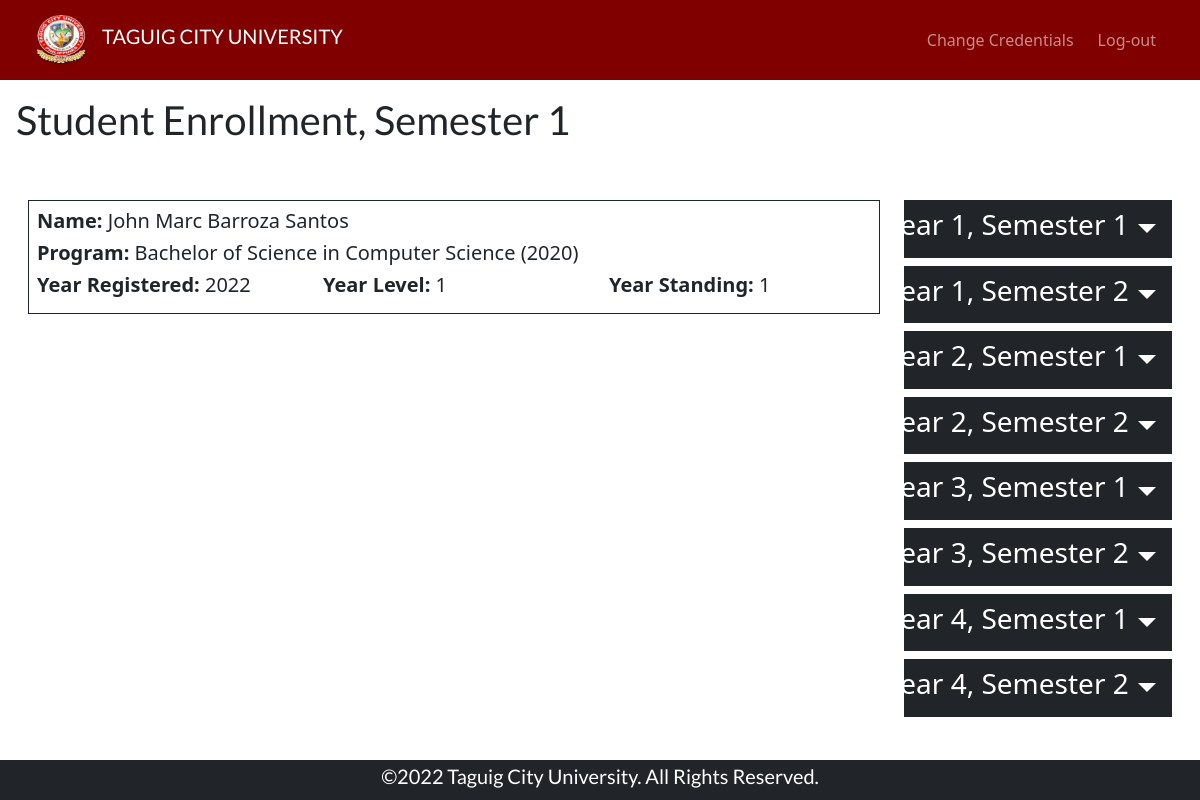
Page /studEnroll.php (signed in) on the committed database.
### tables this page shows
CREATE TABLE `curriculums` (
  `id` int(11) NOT NULL,
  `code` varchar(10) NOT NULL,
  `subCode` varchar(10) NOT NULL,
  `name` text NOT NULL
);

### functions/php/config.php (called while the page is built, shortened)
<?php
	include_once 'funcs.php';
	$currSem = 1;
?>

### functions/php/funcs.php (called while the page is built, shortened)
<?php
function convertNumberToWord($num = false) {
    $num = str_replace(array(',', ' '), '' , trim($num));
    $num = (int) $num;
    $words = array();
    $list1 = array('', 'one', 'two', 'three', 'four', 'five', 'six', 'seven', 'eight', 'nine', 'ten', 'eleven',
        'twelve', 'thirteen', 'fourteen', 'fifteen', 'sixteen', 'seventeen', 'eighteen', 'nineteen'
    );
    $list2 = array('', 'ten', 'twenty', 'thirty', 'forty', 'fifty', 'sixty', 'seventy', 'eighty', 'ninety', 'hundred');
    $list3 = array('', 'thousand', 'million', 'billion', 'trillion', 'quadrillion', 'quintillion', 'sextillion', 'septillion',
        'octillion', 'nonillion', 'decillion', 'undecillion', 'duodecillion', 'tredecillion', 'quattuordecillion',
        'quindecillion', 'sexdecillion', 'septendecillion', 'octodecillion', 'novemdecillion', 'vigintillion'
    );
    $num_length = strlen($num);
    $levels = (int) (($num_length + 2) / 3);
    $max_length = $levels * 3;
    $num = substr('00' . $num, -$max_length);
    $num_levels = str_split($num, 3);
    for ($i = 0; $i < count($num_levels); $i++) {
        $levels--;
        $hundreds = (int) ($num_levels[$i] / 100);
        $hundreds = ($hundreds ? ' ' . $list1[$hundreds] . ' hundred' . ' ' : '');
        $tens = (int) ($num_levels[$i] % 100);
        $singles = '';
        if ( $tens < 20 ) {
            $tens = ($tens ? ' ' . $list1[$tens] . ' ' : '' );
        } else {
            $tens = (int)($tens / 10);
            $tens = ' ' . $list2[$tens] . ' ';
            $singles = (int) ($num_levels[$i] % 10);
            $singles = ' ' . $list1[$singles] . ' ';
        }
        $words[] = $hundreds . $tens . $singles . ( ( $levels && ( int ) ( $num_levels[$i] ) ) ? ' ' . $list3[$levels] . ' ' : '' );
    }
    $commas = count($words);
    return implode($words);
}
?>

### studEnroll.php (the view, shortened to what this page needs)
<!doctype html>
<html>
    <?php
        include('functions/php/config.php');
        $user = $_SESSION['studUser'];
        $studQuery = $con -> query("SELECT * from `user-student` WHERE `username` = '$user'") or die($con -> error);
        $studData = $studQuery -> fetch_assoc();
    ?>
    <head>
        <link rel="stylesheet" href="assets/css/style.css">
        <link rel="stylesheet" href="lib/css/bootstrap.min.css">
        <link rel="stylesheet" href="https://cdn.jsdelivr.net/npm/bootstrap-icons@1.9.1/font/bootstrap-icons.css">
    </head>
    <body class="h-auto">
        <nav class="navbar navbar-expand-lg navbar-dark bg-maroon sticky-top px-4">
            <div class="container-fluid">
                <div class="d-flex flex-row align-items-center">
                    <a class="navbar-brand" href="home.php"><img class="logo" src="assets/img/school-logo.png" alt=""></a>
                    <h1 class="fs-5 text-uppercase">Taguig City University</h1>
                </div>
                <div class="collapse navbar-collapse" id="navbarText">
                    <ul class="navbar-nav ms-auto mb-2 mb-lg-0 gap-2">
                        <li class="nav-item">
                        <a class="nav-link" href="functions/php/studOut.php">Change Credentials</a>
                        </li>
                        <li class="nav-item">
                        <a class="nav-link" href="functions/php/studOut.php">Log-out</a>
                        </li>
                    </ul>
                </div>
            </div>
        </nav>
        <div class="bg d-flex flex-column mt-auto p-3 gap-5 h-auto min-vh-lg-100 w-100 overflow-auto" style="margin-bottom: 5vh;">
            <h1 class="fs-1 text-dark"> Student Enrollment, Semester <?php echo $currSem ;?> </h1>
            <div class="d-flex flex-column flex-lg-row justify-content-between w-100">
                <div class="container gap-2 d-flex flex-column w-75">
                    <div class="h-auto border border-dark p-2">
                        <div class="row">
                            <div class="col-12">
                                <h5><b>Name:</b> <?php echo $studData['fName'] . " " . $studData['mName'] . " " . $studData['lName'];?></h5>
                            </div>
                        </div>
                        <div class="row">
                            <div class="col-12">
                                <h5><b>Program: </b> <?php
                                    $code = $studData['program'];
                                    $progQuery= $con -> query("SELECT `name` from `curriculums` WHERE `code` = '$code'") or die($con -> error);
                                    $progData = $progQuery -> fetch_assoc();
                                    echo $progData['name'];
                                ?></h5>
                            </div>
                        </div>
                        <div class="row">
                            <div class="col-4">
                                <h5><b>Year Registered:</b> <?php echo $studData['yrReg'];?></h5>
                            </div>
                            <div class="col-4">
                                <h5><b>Year Level:</b> <?php echo $studData['yrLvl'];?></h5>
                            </div>
                            <div class="col-4">
                                <h5><b>Year Standing:</b> <?php echo $studData['yrStd'];?></h5>
                            </div>
                        </div>
                    </div>
                </div>
                <div class="container gap-2 d-flex flex-column w-25">
                    <?php
                    for ($yr = 1; $yr <= 4; $yr++) {
                        for ($sem = 1; $sem <= 2; $sem++) {
                            $yrW = convertNumberToWord($yr);
                            $semW = convertNumberToWord($sem);
                            $divId = $yrW . $semW;
                            $divId = preg_replace('/\s+/', '', $divId);
                            $divHref = "#" . $yrW . $semW;
                            $divHref = preg_replace('/\s+/', '', $divHref);
                            ?>
                            <div class="bg-gray w-auto">
                                <div class="bg-dark">
                                    <a  class=  "nav-link dropdown-toggle fs-2 d-flex flex-row justify-content-end
                                                align-items-center gap-2 text-white w-100"
                                        data-bs-toggle="collapse"
                                        href="<?php echo $divHref?>" role="button" aria-expanded="true"
                                        aria-controls="<?php echo $divId?>">
                                        <div class="d-flex flex-row justify-content-start align-items-center me-auto w-100 gap-2">
                                            <h6 class="fs-3 align-items-center">Year <?php echo $yr?>, Semester <?php echo $sem?></h6>
                                        </div>
                                    </a>
                                </div>
                            </div>
                    <?php } }?>
                </div>
            </div>
        </div>
        <div class="footer d-flex justify-content-center align-items-center fixed-bottom bg-dark mt-auto">
            <h1 class="text-white fs-5"> ©2022 Taguig City University. All Rights Reserved.</h1>
        </div>
    </body>
</html>

### assets/css/style.css (style rules this page uses)
body { overflow: auto; scrollbar-width: none; }
.logo { height: 50px; width: 50px; }
.footer { height: 5vh; width: 100vw; }
.bg-maroon { background-color: #800000; }
.navbar { min-height: 10vh; max-height: auto; width: 100vw; }
.bg { background-position: center; background-size: cover; content: ''; height: 85vh; width: auto; position: relative; font-size: 2rem; }
h1 { font-family:'Lato', sans-serif; color: white; user-select: none; }

### rows in the picture
user-student: fName "John Marc", mName "Barroza", lName "Santos", yrReg "2022", yrLvl "1", yrStd "1"
curriculums: name "Bachelor of Science in Computer Science (2020)"

### other values in the picture
$currSem "1"
